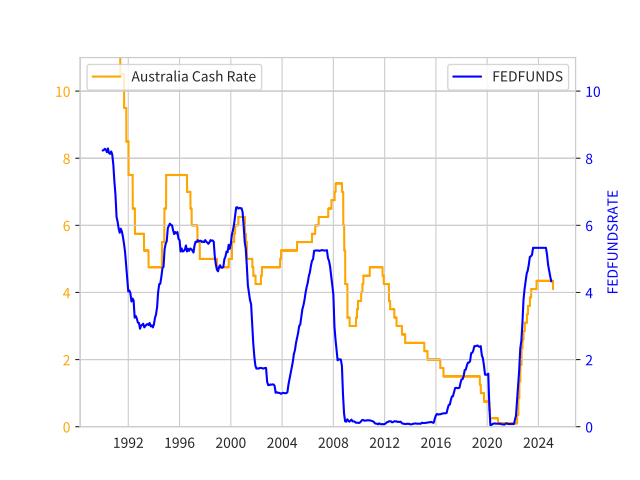

This figure's Python source:
from numpy.random import *
import pandas as pd
import seaborn as sns
from matplotlib import pyplot as plt #%matplotlib inline
import matplotlib.dates as mdates

#Load a data file
df1 = pd.read_csv("OfficialRate-2011-202502.csv", #to read CSV file into df1 = DataFrame.
		sep=",", 
		engine = "python", #to load Japanese CSV file.
		encoding = "utf-8",
        header=[10], #header=[1] = use the second row for comlumn headers, header=[0] = use the first row for comlumn headers. PANDAS count 0 for the first row, 1 for the second row.  
		#index_col=[0], 
		)

#Data Check
print("\nHello, this is the checking part before visualizeing your data.\n")
print("\nThis is the overall information of your data.\n")
print(df1.info()) 
print("\nThis is the first three rows and columns of your data.\n")
print(df1.head(3))
print("\nThis is the data type of your first column.\n")
print(type(df1["Series ID"]))
print("\nThis is the column with header name FIRMMCRTD.\n")
print(df1["FIRMMCRTD"])
print("\nThis is the data type of the column with header name ""FIRMMCRTD"".\n")
print(type(df1["FIRMMCRTD"]))

print("\nNow let's change the datatype to prepare for our visualization.\n")
print("\nChanging obeject to datetime.\n")
#df1["Series ID"] = pd.to_datetime(df1["Series ID"])
df1["Series ID"] = pd.to_datetime(df1["Series ID"], infer_datetime_format=True)
print("\nYou can see the converted datatypes.\n")
print(df1.info())
print("\nYou can see the converted dataframe.\n")
print(df1)
print("\nThen, we set Series ID as index.\n")
df1 = df1.set_index("Series ID")
print("\nSee how set_index works.\n")
print(df1.info())
print(df1)






#Load a data file
print("\nNext, we make the second datadrame as df2.\n")
df2 = pd.read_csv("OfficialRate-1990-2010.csv", #to read CSV file into df2 = DataFrame.
		sep=",", 
		engine = "python", #to load Japanese CSV file.
		encoding = "utf-8",
        header=[10], #header=[1] = use the second row for comlumn headers, header=[0] = use the first row for comlumn headers. PANDAS count 0 for the first row, 1 for the second row.  
		#index_col=[0], 
		)
print("\nThis is the overall information of your data.\n")
print(df2.info()) 
print("\nThis is the rows and columns of your data.\n")
print(df2.head(3))
df2["Series ID"] = pd.to_datetime(df2["Series ID"], infer_datetime_format=True)
print("\nYou can see the converted datatypes.\n")
print(df2.info())
print("\nYou can see the converted dataframe.\n")
print(df2)
print("\nThen, we set Series ID as index.\n")
df2 = df2.set_index("Series ID")
print("\nSee how set_index works.\n")
print(df2.info())
print(df2)

print("\nLet's merge df1 and df2.\n")
DFMerge = pd.concat([df1, df2], axis=0, ignore_index=False)
print("\nSee how concat works to merge two dataframes.\n")
print(DFMerge.info())
print(DFMerge)
print("\nLet's sort the dataframe.\n")
DFMerge = DFMerge.sort_index()#use sort_index after merging data. 
print(DFMerge)

print("\nCut out the part of dataframes before rendering.\n")
DATERANGE = DFMerge.loc['1990-09-01':'2025-02-20']
print("\nYou can see the DATERANGE.\n")
print(DATERANGE.info())
print("\nYou can see the DATERANGE dataframe.\n")
print(DATERANGE)

print("\nThe datatype of FIRMMCRTD is object and it is not suitable for plotting. Let's change the datatype of FIRMMCRTD from object to float.\n")
DATERANGE['FIRMMCRTD'] = pd.to_numeric(DATERANGE['FIRMMCRTD'])
print(DATERANGE.info())

print("\nWell done, you finished the checking part.\n")





















#Load FEDFUNDS data file
FEDFUNDSDF = pd.read_csv("FFRate1954to202501.csv", #to read CSV file into FEDFUNDSDF = DataFrame.
		sep=",", 
		engine = "python", #to load Japanese CSV file.
		encoding = "utf-8",
        header=[0], #header=[1] = use the second row for comlumn headers, header=[0] = use the first row for comlumn headers. PANDAS count 0 for the first row, 1 for the second row.  
		#index_col=[0], 
		)

#Check Pandas dataframe
print("\nHello, this is the checking part of FEDFUNDSDF data.\n")
print("\nThis is the overall information of your data.\n")
print(FEDFUNDSDF.info()) 
print("\nThis is the rows and columns of your data.\n")
print(FEDFUNDSDF)
print("\nThis is your first column.\n")
print(FEDFUNDSDF["observation_date"])
print("\nThis is the data type of your first column.\n")
print(type(FEDFUNDSDF["observation_date"]))
print("\nThis is the column with header name ""FEDFUNDS"".\n")
print(FEDFUNDSDF["FEDFUNDS"])
print("\nThis is the data type of the column with header name ""FEDFUNDS"".\n")
print(type(FEDFUNDSDF["FEDFUNDS"]))

print("\nNow let's change the datatype to prepare for our visualization.\n")
print("\nChanging obeject to datetime.\n")
FEDFUNDSDF["observation_date"] = pd.to_datetime(FEDFUNDSDF["observation_date"], infer_datetime_format=True)
print("\nYou can see the converted datatypes.\n")
print(FEDFUNDSDF.info())
print("\nYou can see the converted dataframe.\n")
print(FEDFUNDSDF)
#print("\nGood. Then, we want to use only months and years in the dtaframe.\n")
#FEDFUNDSDF['YEAR_MONTH'] = FEDFUNDSDF["observation_date"].dt.strftime('%Y年%m月')
#print(FEDFUNDSDF.info())
#print(FEDFUNDSDF)
print("\nLet's use DATE as DatetimeIndex.\n")
FEDFUNDSDF = FEDFUNDSDF.set_index("observation_date")
print(FEDFUNDSDF.info())
print(FEDFUNDSDF)
FEDFUNDSDF = FEDFUNDSDF.loc['1990-01-01':'2025-02-01']
print(FEDFUNDSDF.info())
print(FEDFUNDSDF)
print("\nWell done, you finished the checking part.\n")













#Styling
"""
color = 
b	青 (Blue)
g	緑 (Green)
r	赤 (Red)
c	シアン (Cyan)
m	マゼンタ (Magenta)
y	黄 (Yellow)
k	黒 (Black)
w	白 (White)
"""

"""
#Add Annotation and Arrow
plt.annotate('local max', xy=(1950, 100),  xycoords='data',
            xytext=(0.8, 0.95), textcoords='axes fraction',
            # arrowprops=dict(facecolor='black', shrink=0.05),
            horizontalalignment='right', verticalalignment='top',
            )
"""

#Rendering section
sns.set_style("whitegrid") #Preset styling template.
#plt.grid(True) 
plt.rcParams["font.family"] = "Noto Sans CJK JP" #Set a font after set_style to overwrite.
fig, ax1 = plt.subplots(1,1) #Make a place for figure and add simple xy axes. 

plt.plot(DATERANGE.index, DATERANGE["FIRMMCRTD"], color ='orange',
         marker ='o', markersize = 0.1, 
         label ='Australia Cash Rate')
ax1.tick_params(axis='y', labelcolor='orange')
#plt.plot(df1["Series ID"], df1["Series ID"], color ='g',
#         linestyle ='dashed', linewidth = 2,
#         label ='JGB10YearYield')
ax1.set_ylim(bottom=0, top=11, emit=True, auto=False, ymin=None, ymax=None) #Y-Axis
fig = plt.legend(loc="upper left", fontsize=10) #Location of the legend.


#fig = plt.xlabel("Series ID") #Unit of X-Axis
#fig = plt.ylabel("-") #Unit of Y-Axis
#fig = plt.xlim(900, 2000) #X-Axis (Min,Max)
#fig = plt.ylim(0, 1.5) #Y-Axis (Min,Max)
#fig = plt.xticks([0, 250, 500, 750])
#fig = plt.yticks([0.1,0.2,0.3,0.4,0.5,0.6,0.7,0.8,0.9,1.0,1.1,1.2,1.3,1.4])

#fig = plt.xticks(rotation='vertical') #Rotate strings(=words) at Xticks in case they appear inappropriately.


# instantiate a second Axes that shares the same x-axis
ax2 = ax1.twinx()  
ax2.plot(FEDFUNDSDF.index, FEDFUNDSDF["FEDFUNDS"], color ='blue', label ='FEDFUNDS')
ax2.set_ylabel('FEDFUNDSRATE', color='blue')
ax2.tick_params(axis='y', labelcolor='blue')
ax2.set_ylim(bottom=0, top=11, emit=True, auto=False, ymin=None, ymax=None) #Y-Axis
#fig.tight_layout()  # otherwise the right y-label is slightly clipped
fig = plt.legend(loc="upper right", fontsize=10) #Location of the legend.






#Data Save Section
plt.savefig('CashRatevsFFRate-1990--xx.pdf')
plt.savefig('CashRatevsFFRate-1990--xxb.png', dpi=300)
plt.savefig('CashRatevsFFRate-1990--xxc.png', dpi=600) #Save files in multiple resolution at once.
plt.show()
